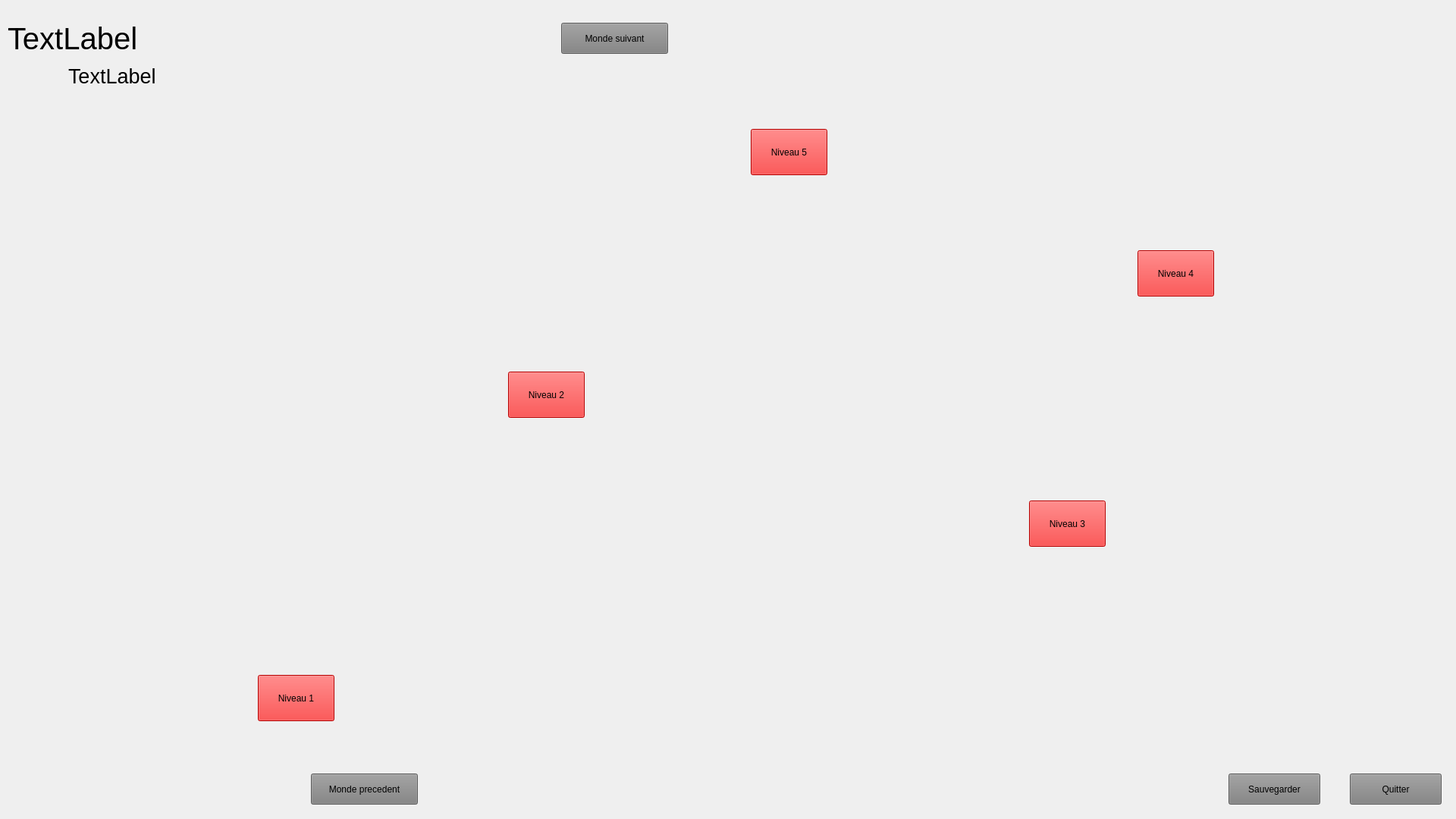
<?xml version="1.0" encoding="UTF-8"?>
<ui version="4.0">
 <class>saison_3</class>
 <widget class="QWidget" name="saison_3">
  <property name="geometry">
   <rect>
    <x>0</x>
    <y>0</y>
    <width>1920</width>
    <height>1080</height>
   </rect>
  </property>
  <property name="windowTitle">
   <string>Form</string>
  </property>
  <property name="styleSheet">
   <string notr="true">QWidget#saison_3{
	background-image: url(:/img/hiver.png);
    background-repeat: no-repeat;
    background-position: center;
    background-attachment: fixed;
    background-size: cover;
}
QPushButton{
	background-color: red;
}

QPushButton#sais_suiv{
	background-color: grey;
}
QPushButton#sais_prec{
	background-color: grey;
}
QPushButton#save{
	background-color: grey;
}
QPushButton#quit{
	background-color: grey;
}</string>
  </property>
  <widget class="QLabel" name="e_1_5">
   <property name="geometry">
    <rect>
     <x>471</x>
     <y>830</y>
     <width>51</width>
     <height>51</height>
    </rect>
   </property>
   <property name="text">
    <string/>
   </property>
   <property name="pixmap">
    <pixmap resource="ressource.qrc">:/img/star.png</pixmap>
   </property>
  </widget>
  <widget class="QPushButton" name="quit">
   <property name="geometry">
    <rect>
     <x>1780</x>
     <y>1020</y>
     <width>121</width>
     <height>41</height>
    </rect>
   </property>
   <property name="text">
    <string>Quitter</string>
   </property>
  </widget>
  <widget class="QLabel" name="e_3_2">
   <property name="geometry">
    <rect>
     <x>1327</x>
     <y>600</y>
     <width>51</width>
     <height>51</height>
    </rect>
   </property>
   <property name="text">
    <string/>
   </property>
   <property name="pixmap">
    <pixmap resource="ressource.qrc">:/img/star.png</pixmap>
   </property>
  </widget>
  <widget class="QLabel" name="e_2_2">
   <property name="geometry">
    <rect>
     <x>647</x>
     <y>430</y>
     <width>51</width>
     <height>51</height>
    </rect>
   </property>
   <property name="text">
    <string/>
   </property>
   <property name="pixmap">
    <pixmap resource="ressource.qrc">:/img/star.png</pixmap>
   </property>
  </widget>
  <widget class="QLabel" name="e_3_1">
   <property name="geometry">
    <rect>
     <x>1276</x>
     <y>600</y>
     <width>51</width>
     <height>51</height>
    </rect>
   </property>
   <property name="text">
    <string/>
   </property>
   <property name="pixmap">
    <pixmap resource="ressource.qrc">:/img/star.png</pixmap>
   </property>
  </widget>
  <widget class="QLabel" name="e_4_5">
   <property name="geometry">
    <rect>
     <x>1623</x>
     <y>270</y>
     <width>51</width>
     <height>51</height>
    </rect>
   </property>
   <property name="text">
    <string/>
   </property>
   <property name="pixmap">
    <pixmap resource="ressource.qrc">:/img/star.png</pixmap>
   </property>
  </widget>
  <widget class="QPushButton" name="niv_3">
   <property name="geometry">
    <rect>
     <x>1357</x>
     <y>660</y>
     <width>101</width>
     <height>61</height>
    </rect>
   </property>
   <property name="text">
    <string>Niveau 3</string>
   </property>
  </widget>
  <widget class="QLabel" name="nbr_e_img">
   <property name="geometry">
    <rect>
     <x>30</x>
     <y>70</y>
     <width>51</width>
     <height>51</height>
    </rect>
   </property>
   <property name="text">
    <string/>
   </property>
   <property name="pixmap">
    <pixmap resource="ressource.qrc">:/img/star.png</pixmap>
   </property>
  </widget>
  <widget class="QLabel" name="e_4_3">
   <property name="geometry">
    <rect>
     <x>1521</x>
     <y>270</y>
     <width>51</width>
     <height>51</height>
    </rect>
   </property>
   <property name="text">
    <string/>
   </property>
   <property name="pixmap">
    <pixmap resource="ressource.qrc">:/img/star.png</pixmap>
   </property>
  </widget>
  <widget class="QLabel" name="e_5_5">
   <property name="geometry">
    <rect>
     <x>1113</x>
     <y>110</y>
     <width>51</width>
     <height>51</height>
    </rect>
   </property>
   <property name="text">
    <string/>
   </property>
   <property name="pixmap">
    <pixmap resource="ressource.qrc">:/img/star.png</pixmap>
   </property>
  </widget>
  <widget class="QLabel" name="e_5_1">
   <property name="geometry">
    <rect>
     <x>909</x>
     <y>110</y>
     <width>51</width>
     <height>51</height>
    </rect>
   </property>
   <property name="text">
    <string/>
   </property>
   <property name="pixmap">
    <pixmap resource="ressource.qrc">:/img/star.png</pixmap>
   </property>
  </widget>
  <widget class="QLabel" name="label">
   <property name="geometry">
    <rect>
     <x>1170</x>
     <y>760</y>
     <width>151</width>
     <height>121</height>
    </rect>
   </property>
   <property name="text">
    <string/>
   </property>
   <property name="pixmap">
    <pixmap resource="ressource.qrc">:/img/petit-helper.png</pixmap>
   </property>
  </widget>
  <widget class="QPushButton" name="sais_prec">
   <property name="geometry">
    <rect>
     <x>410</x>
     <y>1020</y>
     <width>141</width>
     <height>41</height>
    </rect>
   </property>
   <property name="text">
    <string>Monde precedent</string>
   </property>
  </widget>
  <widget class="QLabel" name="e_1_2">
   <property name="geometry">
    <rect>
     <x>318</x>
     <y>830</y>
     <width>51</width>
     <height>51</height>
    </rect>
   </property>
   <property name="text">
    <string/>
   </property>
   <property name="pixmap">
    <pixmap resource="ressource.qrc">:/img/star.png</pixmap>
   </property>
  </widget>
  <widget class="QLabel" name="e_2_3">
   <property name="geometry">
    <rect>
     <x>698</x>
     <y>430</y>
     <width>51</width>
     <height>51</height>
    </rect>
   </property>
   <property name="text">
    <string/>
   </property>
   <property name="pixmap">
    <pixmap resource="ressource.qrc">:/img/star.png</pixmap>
   </property>
  </widget>
  <widget class="QLabel" name="e_1_4">
   <property name="geometry">
    <rect>
     <x>420</x>
     <y>830</y>
     <width>51</width>
     <height>51</height>
    </rect>
   </property>
   <property name="text">
    <string/>
   </property>
   <property name="pixmap">
    <pixmap resource="ressource.qrc">:/img/star.png</pixmap>
   </property>
  </widget>
  <widget class="QLabel" name="e_1_3">
   <property name="geometry">
    <rect>
     <x>369</x>
     <y>830</y>
     <width>51</width>
     <height>51</height>
    </rect>
   </property>
   <property name="text">
    <string/>
   </property>
   <property name="pixmap">
    <pixmap resource="ressource.qrc">:/img/star.png</pixmap>
   </property>
  </widget>
  <widget class="QLabel" name="e_3_4">
   <property name="geometry">
    <rect>
     <x>1429</x>
     <y>600</y>
     <width>51</width>
     <height>51</height>
    </rect>
   </property>
   <property name="text">
    <string/>
   </property>
   <property name="pixmap">
    <pixmap resource="ressource.qrc">:/img/star.png</pixmap>
   </property>
  </widget>
  <widget class="QLabel" name="e_2_1">
   <property name="geometry">
    <rect>
     <x>596</x>
     <y>430</y>
     <width>51</width>
     <height>51</height>
    </rect>
   </property>
   <property name="text">
    <string/>
   </property>
   <property name="pixmap">
    <pixmap resource="ressource.qrc">:/img/star.png</pixmap>
   </property>
  </widget>
  <widget class="QLabel" name="e_1_1">
   <property name="geometry">
    <rect>
     <x>267</x>
     <y>830</y>
     <width>51</width>
     <height>51</height>
    </rect>
   </property>
   <property name="text">
    <string/>
   </property>
   <property name="pixmap">
    <pixmap resource="ressource.qrc">:/img/star.png</pixmap>
   </property>
  </widget>
  <widget class="QLabel" name="e_5_3">
   <property name="geometry">
    <rect>
     <x>1011</x>
     <y>110</y>
     <width>51</width>
     <height>51</height>
    </rect>
   </property>
   <property name="text">
    <string/>
   </property>
   <property name="pixmap">
    <pixmap resource="ressource.qrc">:/img/star.png</pixmap>
   </property>
  </widget>
  <widget class="QPushButton" name="niv_2">
   <property name="geometry">
    <rect>
     <x>670</x>
     <y>490</y>
     <width>101</width>
     <height>61</height>
    </rect>
   </property>
   <property name="text">
    <string>Niveau 2</string>
   </property>
  </widget>
  <widget class="QLabel" name="e_5_4">
   <property name="geometry">
    <rect>
     <x>1062</x>
     <y>110</y>
     <width>51</width>
     <height>51</height>
    </rect>
   </property>
   <property name="text">
    <string/>
   </property>
   <property name="pixmap">
    <pixmap resource="ressource.qrc">:/img/star.png</pixmap>
   </property>
  </widget>
  <widget class="QLabel" name="e_5_2">
   <property name="geometry">
    <rect>
     <x>960</x>
     <y>110</y>
     <width>51</width>
     <height>51</height>
    </rect>
   </property>
   <property name="text">
    <string/>
   </property>
   <property name="pixmap">
    <pixmap resource="ressource.qrc">:/img/star.png</pixmap>
   </property>
  </widget>
  <widget class="QLabel" name="e_2_4">
   <property name="geometry">
    <rect>
     <x>749</x>
     <y>430</y>
     <width>51</width>
     <height>51</height>
    </rect>
   </property>
   <property name="text">
    <string/>
   </property>
   <property name="pixmap">
    <pixmap resource="ressource.qrc">:/img/star.png</pixmap>
   </property>
  </widget>
  <widget class="QPushButton" name="save">
   <property name="geometry">
    <rect>
     <x>1620</x>
     <y>1020</y>
     <width>121</width>
     <height>41</height>
    </rect>
   </property>
   <property name="text">
    <string>Sauvegarder</string>
   </property>
  </widget>
  <widget class="QLabel" name="e_3_3">
   <property name="geometry">
    <rect>
     <x>1378</x>
     <y>600</y>
     <width>51</width>
     <height>51</height>
    </rect>
   </property>
   <property name="text">
    <string/>
   </property>
   <property name="pixmap">
    <pixmap resource="ressource.qrc">:/img/star.png</pixmap>
   </property>
  </widget>
  <widget class="QLabel" name="e_4_1">
   <property name="geometry">
    <rect>
     <x>1419</x>
     <y>270</y>
     <width>51</width>
     <height>51</height>
    </rect>
   </property>
   <property name="text">
    <string/>
   </property>
   <property name="pixmap">
    <pixmap resource="ressource.qrc">:/img/star.png</pixmap>
   </property>
  </widget>
  <widget class="QLabel" name="e_3_5">
   <property name="geometry">
    <rect>
     <x>1480</x>
     <y>600</y>
     <width>51</width>
     <height>51</height>
    </rect>
   </property>
   <property name="text">
    <string/>
   </property>
   <property name="pixmap">
    <pixmap resource="ressource.qrc">:/img/star.png</pixmap>
   </property>
  </widget>
  <widget class="QPushButton" name="sais_suiv">
   <property name="geometry">
    <rect>
     <x>740</x>
     <y>30</y>
     <width>141</width>
     <height>41</height>
    </rect>
   </property>
   <property name="text">
    <string>Monde suivant</string>
   </property>
  </widget>
  <widget class="QLabel" name="e_4_4">
   <property name="geometry">
    <rect>
     <x>1572</x>
     <y>270</y>
     <width>51</width>
     <height>51</height>
    </rect>
   </property>
   <property name="text">
    <string/>
   </property>
   <property name="pixmap">
    <pixmap resource="ressource.qrc">:/img/star.png</pixmap>
   </property>
  </widget>
  <widget class="QPushButton" name="niv_5">
   <property name="geometry">
    <rect>
     <x>990</x>
     <y>170</y>
     <width>101</width>
     <height>61</height>
    </rect>
   </property>
   <property name="text">
    <string>Niveau 5</string>
   </property>
  </widget>
  <widget class="QLabel" name="nbr_etoile">
   <property name="geometry">
    <rect>
     <x>90</x>
     <y>70</y>
     <width>121</width>
     <height>61</height>
    </rect>
   </property>
   <property name="font">
    <font>
     <pointsize>20</pointsize>
    </font>
   </property>
   <property name="text">
    <string>TextLabel</string>
   </property>
  </widget>
  <widget class="QLabel" name="e_4_2">
   <property name="geometry">
    <rect>
     <x>1470</x>
     <y>270</y>
     <width>51</width>
     <height>51</height>
    </rect>
   </property>
   <property name="text">
    <string/>
   </property>
   <property name="pixmap">
    <pixmap resource="ressource.qrc">:/img/star.png</pixmap>
   </property>
  </widget>
  <widget class="QLabel" name="e_2_5">
   <property name="geometry">
    <rect>
     <x>800</x>
     <y>430</y>
     <width>51</width>
     <height>51</height>
    </rect>
   </property>
   <property name="text">
    <string/>
   </property>
   <property name="pixmap">
    <pixmap resource="ressource.qrc">:/img/star.png</pixmap>
   </property>
  </widget>
  <widget class="QLabel" name="nom_joueur">
   <property name="geometry">
    <rect>
     <x>10</x>
     <y>10</y>
     <width>371</width>
     <height>81</height>
    </rect>
   </property>
   <property name="font">
    <font>
     <pointsize>30</pointsize>
    </font>
   </property>
   <property name="text">
    <string>TextLabel</string>
   </property>
  </widget>
  <widget class="QPushButton" name="niv_4">
   <property name="enabled">
    <bool>true</bool>
   </property>
   <property name="geometry">
    <rect>
     <x>1500</x>
     <y>330</y>
     <width>101</width>
     <height>61</height>
    </rect>
   </property>
   <property name="text">
    <string>Niveau 4</string>
   </property>
  </widget>
  <widget class="QPushButton" name="niv_1">
   <property name="geometry">
    <rect>
     <x>340</x>
     <y>890</y>
     <width>101</width>
     <height>61</height>
    </rect>
   </property>
   <property name="text">
    <string>Niveau 1</string>
   </property>
  </widget>
 </widget>
 <resources>
  <include location="ressource.qrc"/>
  <include location="ressource.qrc"/>
 </resources>
 <connections/>
</ui>
